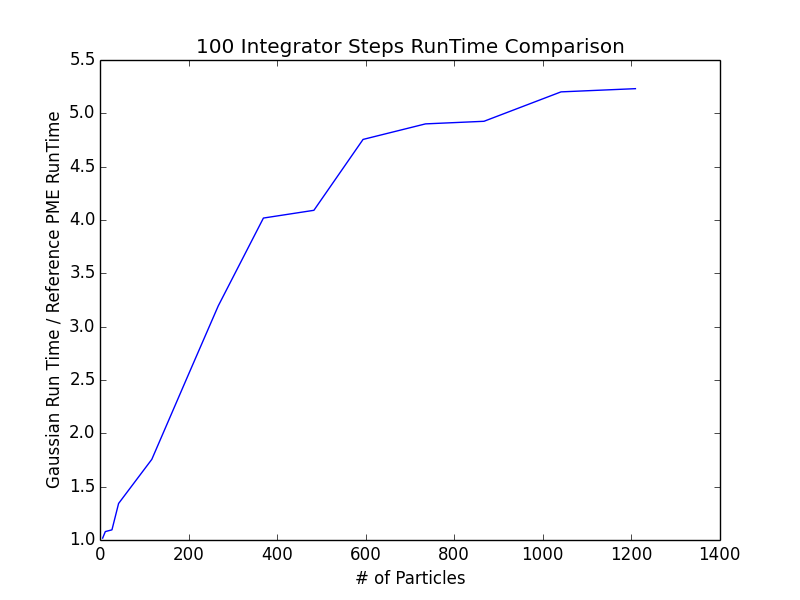

Python code for this plot:
from math import*
import numpy as np
from simtk import openmm as mm
from simtk.openmm import app
from simtk.unit import*
from simtk import unit
from pylab import*
from sys import stdout
import simulation1
import sys
import time

epsilon = 8.854187817620E-12*farad/meter
COULOMB_CONSTANT = (AVOGADRO_CONSTANT_NA/(4.0*pi*epsilon)).value_in_unit_system(md_unit_system)
CUTOFF_DIST = 1*nanometer

def CreateGaussianSimulation(InFile, GaussianWidth, Gaussian):
    '''
    setup system:
    move all forces but PME_direct to group 1
    move PME_direct to group 2
    '''
    pdb = app.PDBFile(InFile)
    pdb.topology.setUnitCellDimensions((2,2,2))
    forcefield = app.ForceField('tip3p.xml')

    system = forcefield.createSystem(pdb.topology, nonbondedMethod=app.PME, 
        nonbondedCutoff=1.0*nanometers, constraints=app.HBonds, rigidWater=True, 
        ewaldErrorTolerance=0.0005)
    if not Gaussian:
        PME = system.getForce(2)
        N_PARTICLES = system.getNumParticles()
        integrator = mm.VerletIntegrator(0.002)
        platform = mm.Platform.getPlatformByName('Reference')
        simulation = app.Simulation(pdb.topology, system, integrator, platform)
        simulation.context.setPositions(pdb.positions)
        simulation.minimizeEnergy()
        simulation.context.setVelocitiesToTemperature(300*unit.kelvin)
        return [simulation, N_PARTICLES]
    PME = system.getForce(2)
    N_PARTICLES = system.getNumParticles()
    for force in system.getForces():
        if type(force)==type(mm.NonbondedForce()): 
            force.setForceGroup(2)
            force.setReciprocalSpaceForceGroup(1)
        else: 
            force.setForceGroup(1)
    integrator = mm.VerletIntegrator(0.002)
    '''
    add GaussianPME_DirectSpace and LJ through customNonBondedForce in group1
    '''
    forceCustomNonBonded = mm.CustomNonbondedForce("COULOMB_CONSTANT*q1*q2*(erf(p*r)-erf(ALPHA*r))/r + 4*epsilon*((sigma/r)^12-(sigma/r)^6); sigma=0.5*(sigma1+sigma2); epsilon=sqrt(epsilon1*epsilon2)")
    forceCustomNonBonded.setNonbondedMethod(mm.CustomNonbondedForce.CutoffPeriodic)
    forceCustomNonBonded.setUseLongRangeCorrection(True)
    forceCustomNonBonded.setForceGroup(1)
    a, b = [1.0/((GaussianWidth)**2)]*2
    p = sqrt(a * b / (a + b))
    ERROR_TOL = PME.getEwaldErrorTolerance()
    ALPHA = sqrt(-log(2*ERROR_TOL))/CUTOFF_DIST
    forceCustomNonBonded.addGlobalParameter("ALPHA", ALPHA)
    forceCustomNonBonded.addGlobalParameter("p", p)
    forceCustomNonBonded.addGlobalParameter("COULOMB_CONSTANT", COULOMB_CONSTANT)
    forceCustomNonBonded.addPerParticleParameter("q")
    forceCustomNonBonded.addPerParticleParameter("sigma")
    forceCustomNonBonded.addPerParticleParameter("epsilon")
    for i in range(N_PARTICLES):
        params = PME.getParticleParameters(i)
        forceCustomNonBonded.addParticle(params)
    '''
    add exceptions for direct space and LJ
    '''
    for i in range(PME.getNumExceptions()):
        Q1, Q2, QProd = PME.getExceptionParameters(i)[:3]
        forceCustomNonBonded.addExclusion(Q1, Q2)
    system.addForce(forceCustomNonBonded)
    '''
    add reciprocal space exceptions through customBondForce in group1
    '''
    forceCustomBond = mm.CustomBondForce("-COULOMB_CONSTANT*Q*erf(ALPHA*r)/r")
    forceCustomBond.setForceGroup(1)
    forceCustomBond.addGlobalParameter("ALPHA", ALPHA)
    forceCustomBond.addGlobalParameter("COULOMB_CONSTANT", COULOMB_CONSTANT)
    forceCustomBond.addPerBondParameter("Q")
    '''
    get list of particle pairs in exceptions
    add bonds for those pairs
    '''
    ExceptionPairs = []
    for i in range(PME.getNumExceptions()):
        Q1, Q2, QProd = PME.getExceptionParameters(i)[:3]
        ExceptionPairs.append([Q1, Q2])

    for i in range(N_PARTICLES):
        for j in range(i+1, N_PARTICLES):
            if [i, j] in ExceptionPairs:
                Q1 ,sigma1, epsilon1 = PME.getParticleParameters(i)
                Q2 ,sigma2, epsilon2 = PME.getParticleParameters(j)
                forceCustomBond.addBond(i, j, [Q1*Q2])
    system.addForce(forceCustomBond)
    '''
    create simulation1 object and integrate
    '''
    platform = mm.Platform.getPlatformByName('Reference')
    simulation = simulation1.Simulation1(pdb.topology, system, integrator, platform)
    simulation.context.setPositions(pdb.positions)
    simulation.minimizeEnergy()
    simulation.context.setVelocitiesToTemperature(300*unit.kelvin)
    return [simulation, N_PARTICLES]


def Value(quantity):
    return quantity.value_in_unit(quantity.unit)


BoxSizeList = np.linspace(1.2, 2.5, 14)
GaussianWidth = 0.2
ParticleNumberList = []
GaussianRunTimeList = []
ReferenceRunTimeList = []
RatioList = []
STEPS = 100
print('\n#Particles <GaussianTime> <ReferenceTime> <Ratio>')
for size in BoxSizeList:
    InFile = '../examples/' + (str(size)+'_')*3 + 'WaterBox.pdb'
    [simulation, N_PARTICLES] = CreateGaussianSimulation(InFile, GaussianWidth, Gaussian=True)
    ParticleNumberList.append([N_PARTICLES])
    total = 0
    for i in range(3):
        GaussianStartTime = time.time()
        simulation.step(STEPS)
        GaussianEndTime = time.time()
        total += GaussianEndTime - GaussianStartTime
    GaussianRunTime = total/3
    [ReferenceSimulation, _] = CreateGaussianSimulation(InFile, GaussianWidth, Gaussian=False)
    total = 0
    for i in range(3):
        ReferenceStartTime = time.time()
        ReferenceSimulation.step(STEPS)
        ReferenceEndTime = time.time()
        total += ReferenceEndTime - ReferenceStartTime
    ReferenceRunTime = total/3
    GaussianRunTimeList.append([GaussianRunTime])
    ReferenceRunTimeList.append([ReferenceRunTime])
    RatioList.append([GaussianRunTime/ReferenceRunTime])
    column1 = np.asarray(ParticleNumberList)
    column2 = np.asarray(GaussianRunTimeList)
    column3 = np.asarray(ReferenceRunTimeList)
    column4 = np.asarray(RatioList)
    data = np.hstack((column1, column2, column3, column4))
    np.savetxt('RunTimeVsNParticles.txt', data, header="Steps <GaussianRunTime> <ReferenceRunTime> Ratio")
    print N_PARTICLES, GaussianRunTime, ReferenceRunTime, GaussianRunTime/ReferenceRunTime

#plot(ParticleNumberList, GaussianRunTimeList, label="Gaussian")
#plot(ParticleNumberList, ReferenceRunTimeList, label="Reference")
plot(ParticleNumberList, RatioList)
#legend(loc=1)
xlabel("# of Particles")
ylabel("Gaussian Run Time / Reference PME RunTime")
title("100 Integrator Steps RunTime Comparison")
show()
'''
OUTPUT for STEPS=1000:
#Particles GaussianTime ReferenceTime
6 2.94660186768 2.62219500542
12 2.7828309536 2.92966508865
27 3.72357606888 2.62539601326
42 4.46127104759 3.44416904449
117 6.65421199799 3.33271002769
198 13.0288012028 5.79758000374
267 23.6940391064 6.42616200447
369 36.0542321205 11.3874499798
483 71.6805109978 14.8495919704
594 92.2409329414 18.2430429459
735 165.435776949 28.1915528774
867 276.529452085 45.3385272026

OUTPUT for STEPS=100:
#Particles GaussianTime ReferenceTime Ratio
6 0.248203992844 0.237093925476 1.04685935055
12 0.250403881073 0.259467124939 0.96506977958
27 0.265575170517 0.243100166321 1.09245161999
42 0.292719125748 0.247663021088 1.18192503856
117 1.08535599709 0.459707975388 2.36096838688
198 1.64134907722 0.650513887405 2.52315762815
267 2.71217298508 0.871045827866 3.11369723419
369 4.91774892807 1.42550992966 3.44981737816
483 6.71047115326 1.40629911423 4.7717239422
594 8.40508699417 1.84828805923 4.54749840112
735 13.4106059074 3.93785309792 3.40556277088
867 18.7825930119 3.92309784889 4.78769424962
1041 24.3472688198 4.30676603317 5.65326015676
1209 32.9583649635 6.09436011314 5.40801074299

Avg OUTPUT for STEPS=100:
TODO: further testing if ratio converges
'''
